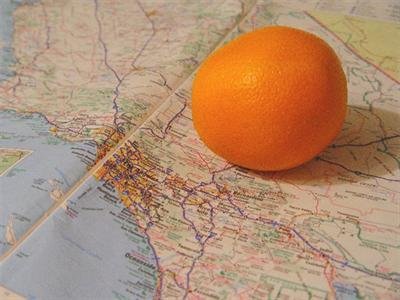
//> input picture data/实验一原始图.jpg, 400 x 300 px
$ ./Project1   (built with g++ and OpenCV 4)
//> lines starting //> are read from the running program, lines starting //| are printed output that depends on the picture
#include "opencv2/core.hpp"
#include "opencv2/highgui.hpp"
#include "opencv2/imgcodecs.hpp"
#include "opencv2/imgproc.hpp"

#include <iostream>
#include <fstream>
#include <string>

using namespace std;
int main()
{
	//项目绝对路径
	const string abslutePath = "G:/Developer/repos/ComputerVisionProject/";
	// 读入一张图片
	const string imagePath = abslutePath + "data/实验一原始图.jpg";
	const cv::Mat image = cv::imread(imagePath, cv::IMREAD_COLOR);
//> image is the input picture: 300 rows x 400 cols, CV_8UC3; mean B, G, R 114, 141.7, 177.8

	// 转为灰度图
	cv::Mat gray(image.rows, image.cols, CV_8UC1);
	for (int y = 0; y < image.rows; y++) {
		for (int x = 0; x < image.cols; x++) {
			const cv::Vec3b& pixel = image.at<cv::Vec3b>(y, x);
			unsigned int b = pixel[0];
			unsigned int g = pixel[1];
			unsigned int r = pixel[2];

			unsigned int value = 0.114 * b + 0.587 * g + 0.299 * r;
			gray.at<unsigned char>(y, x) = static_cast<unsigned char>(value);
		}
	}
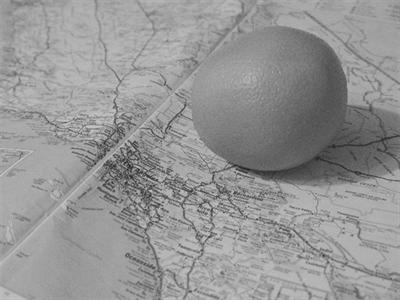
//> gray: 300 rows x 400 cols, CV_8UC1; min 23, max 210, mean 148.8

	// 输出灰度值到文件
	const string filePath = abslutePath + "data/实验一原始图gray.txt";
	ofstream file(filePath);

	for (int y = 0; y < gray.rows; y++) {
		for (int x = 0; x < gray.cols; x++) {
			unsigned int value = gray.at<unsigned char>(y, x);
			file << value << ' ';

		}
		file << '\n';
	}
	file.close();

	// 灰度图变换
	cv::Mat modified_gray(image.rows, image.cols, CV_8UC1);
	for (int y = 0; y < image.rows; y++) {
		for (int x = 0; x < image.cols; x++) {
			unsigned int px = gray.at<unsigned char>(y, x);

			unsigned int value = px * 2 + 20 <= 255 ? px * 2 + 20 : 255;
			modified_gray.at<unsigned char>(y, x) = static_cast<unsigned char>(value);
		}
	}
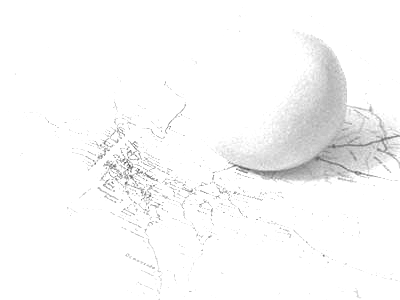
//> modified_gray: 300 rows x 400 cols, CV_8UC1; min 66, max 255, mean 248.6

	//图片展示
	cv::imshow("Original", image);
	cv::imshow("Gray", gray);
	cv::imshow("ModifiedGray", modified_gray);
	cv::waitKey(0);
	return 0;
}
